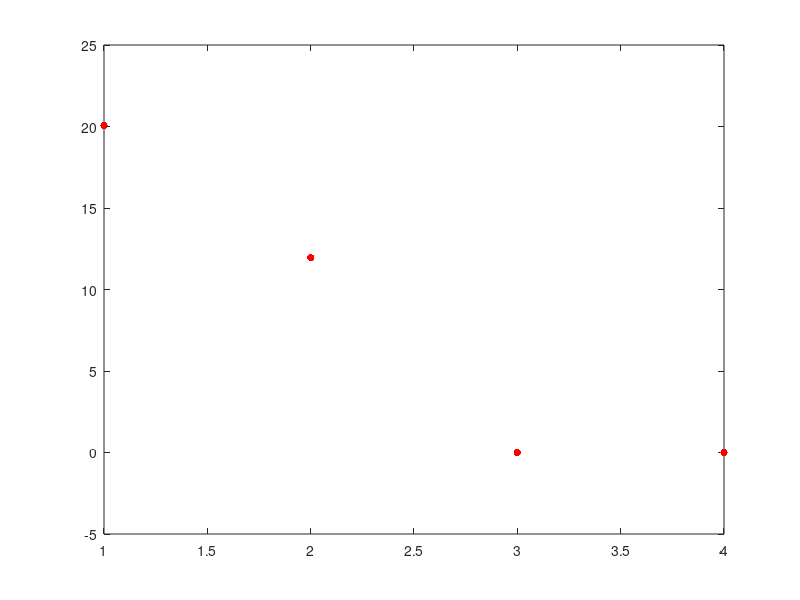
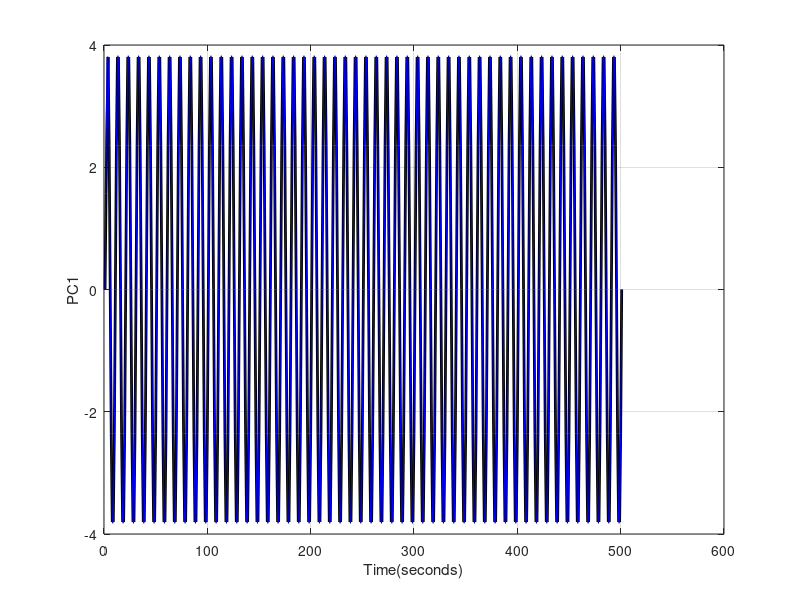

Here is the MATLAB script that generated these plots, in order:
a = 4;
lambda = 0.085;
omega = 2*pi;
f = omega / (2*pi);

TP = 50;
t = 0:1/(10*f):TP*(1/f);
y = a.*sin(omega*t);

y1 = y;
Y_saw_profile = y1;
delT = 1/(10*f);
T = 0:delT:10*TP*delT;

plot(T, Y_saw_profile);

M = 4;
N = length(Y_saw_profile);
N1 = N-M+1;

D = zeros(N1,M);
for i=1:N1
    D(i,:) = Y_saw_profile(i:i+M-1);
end

C = (1/N1)*(D'*D);
[right_vecs, vals, left_vecs] = eig(C);

[d,ind] = sort(diag(vals));
Eigvals = flip(d,1);
ind_sort = flip(ind,1);

rho_jk = left_vecs(:,ind_sort);
plot(Eigvals,'r.','MarkerSize',16)

M = length(rho_jk(:,1));

A1 = zeros(N1,1);
A2 = zeros(N1,1);
A3 = zeros(N1,1);
A4 = zeros(N1,1);

for i=1:N1
    sum1 = 0;
    sum2 = 0;
    sum3 = 0;
    sum4 = 0;
    
    for j=1:M
        rho = rho_jk(j,1);
        y = Y_saw_profile(i+j-1);
        sum1 = sum1 + y * rho;     
    end
    A1(i) = sum1;

    for j=1:M
        rho = rho_jk(j,2);
        y = Y_saw_profile(i+j-1);
        sum2 = sum2 + y * rho;              
    end
    A2(i) = sum2;   
    
    for j=1:M
        rho = rho_jk(j,3);
        y = Y_saw_profile(i+j-1);
        sum3 = sum3 + y * rho;                
    end
    A3(i) = sum3; 
    
    for j=1:M
        rho = rho_jk(j,4);
        y = Y_saw_profile(i+j-1);
        sum4 = sum4 + y * rho;        
    end
    A4(i) = sum4;

end

%Reconstruction
Rec1 = zeros(length(Y_saw_profile),1);
K = 2;

a = zeros(K,N1);
a(1,:) = A1;
a(2,:) = A2;
a(3,:) = A3;
a(4,:) = A4;

for i=1:length(Rec1)
    if i <= M-1
        sum1 = 0;   
        for k=1:K
            for j=1:i
                ak = a(k,i-j+1);
                rho_k = rho_jk(j,k);
                sum1 = sum1 + ak * rho_k;
            end
        end
        Mt = (1/(i+1));
        Rec1(i) = Mt * sum1;

    elseif (M <= i)&& (i<= N1)
        sum2 = 0;
        for k=1:K
            for j=1:M
                ak = a(k,i-j+1);
                rho_k = rho_jk(j,k);
                sum2 = sum2 + ak * rho_k;
            end
        end
        Mt = (1/M);
        Rec1(i) = Mt * sum2;
        
    elseif (N1+1 <= i)&&(i <=N)
        sum3 = 0;
        for k=1:K
            for j=i-N+M:M
                ak = a(k,i-j+1);
                rho_k = rho_jk(j,k);
                sum3 = sum3 + ak * rho_k;
            end
        end
        Mt = (1/(N-i+1));
        Rec1(i) = Mt * sum3;
    end
end

% figure;
% plot(A1+A2+A3+A4,'k','linewidth',2.0)
% hold on;
% plot(Y_saw_profile,'b','linewidth',0.5)
% %plot(A3,'r','linewidth',0.5)
% %plot(A4,'g','linewidth',0.5)
% xlabel('Time(seconds)')
% ylabel('PC1')
% grid('on')

figure;
plot(Rec1,'k','linewidth',2.0)
hold on;
plot(Y_saw_profile,'b','linewidth',0.5)
%plot(A3,'r','linewidth',0.5)
%plot(A4,'g','linewidth',0.5)
xlabel('Time(seconds)')
ylabel('PC1')
grid('on')